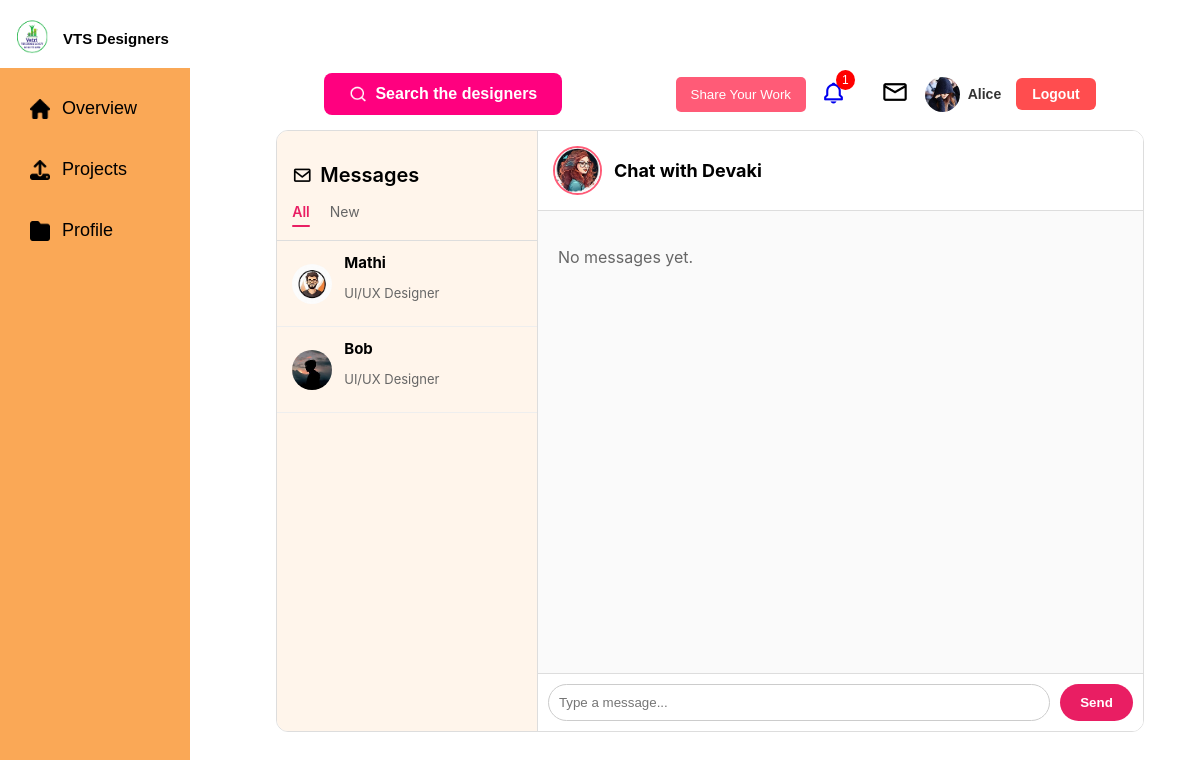
Page /messages/?user=1 (signed in) on the committed database.
### core/models.py (models this page shows)
class PythonUser(AbstractUser):
    location = models.CharField(max_length=100, blank=True)
    company_name = models.CharField(max_length=200, blank=True)
    occupation = models.CharField(max_length=100, blank=True)
    about_me = models.TextField(blank=True)
    followers = models.ManyToManyField('self', symmetrical=False, related_name='following', blank=True)
    profile_pic = models.ImageField(upload_to='profiles/', blank=True, null=True)
    projects_descriptions = models.TextField(blank=True)  # Combined summary
    custom_message = models.CharField(max_length=255, blank=True)
    hired_users = models.ManyToManyField('self', symmetrical=False, related_name='hired_by', blank=True)
    can_add_projects = models.BooleanField(default=True)  # For view-only users

### core/views.py (the view)
# urls.py: path('messages/', views.messages_view, name='messages'),
@login_required
def messages_view(request):
    user = request.user
    selected_user_id = request.GET.get('user')
    if request.method == "POST" and selected_user_id:
        content = request.POST.get("message")
        if content:
            receiver = get_object_or_404(PythonUser, id=selected_user_id)
            Message.objects.create(sender=user, receiver=receiver, content=content)
            return redirect(f"{request.path}?user={selected_user_id}")  # Refresh chat
    message_users = (
        Message.objects.filter(Q(sender=user) | Q(receiver=user))
        .values_list('sender', 'receiver')
    )
    unique_user_ids = set()
    for sender_id, receiver_id in message_users:
        other_user_id = sender_id if sender_id != user.id else receiver_id
        if other_user_id != user.id:
            unique_user_ids.add(other_user_id)
    conversation_list = []
    for other_user_id in unique_user_ids:
        other_user = PythonUser.objects.get(id=other_user_id)
        last_message = (
            Message.objects.filter(
                Q(sender=user, receiver=other_user) | Q(sender=other_user, receiver=user)
            )
            .order_by('-timestamp')
            .first()
        )
        conversation_list.append({
            'other_user': other_user,
            'last_message': last_message.content if last_message else ''
        })
    conversation_list = sorted(conversation_list, key=lambda x:
        Message.objects.filter(
            Q(sender=user, receiver=x['other_user']) | Q(sender=x['other_user'], receiver=user)
        ).aggregate(Max('timestamp'))['timestamp__max'], reverse=True
    )
    chat_messages = []
    selected_user = None
    if selected_user_id:
        selected_user = get_object_or_404(PythonUser, id=selected_user_id)
        chat_messages = Message.objects.filter(
            Q(sender=user, receiver=selected_user) | Q(sender=selected_user, receiver=user)
        ).order_by('timestamp')
    return render(request, 'core/messages.html', {
        'conversations': conversation_list,
        'chat_messages': chat_messages,
        'selected_user': selected_user,
    })

### core/context_processors.py (called while the page is built)
def notifications_context(request):
    if request.user.is_authenticated:
        recent_notifications = Notification.objects.filter(user=request.user).order_by('-created_at')[:5]
        notifications_count = recent_notifications.count()
        return {
            'recent_notifications': recent_notifications,
            'notifications_count': notifications_count
        }
    return {}

### core/templates/core/messages.html (shortened to what this page needs)
{% extends 'core/base.html' %}
{% load static %}
{% block content %}
<link rel="stylesheet" href="{% static 'css/messages.css' %}">
<div class="messages-wrapper">
    <div class="message-sidebar">
        <div class="sidebar-header">
            <h2><i class="bx bx-envelope"></i> Messages</h2>
            <div class="tabs">
                <span class="tab active">All</span>
                <span class="tab">New</span>
            </div>
        </div>
        <div class="message-list">
            {% for convo in conversations %}
            <a href="?user={{ convo.other_user.id }}"
                class="message-item {% if selected_user and convo.other_user.id == selected_user.id %}active{% endif %}">
                {% if convo.other_user.profile_pic %}
                <img src="{{ convo.other_user.profile_pic.url }}">
                {% else %}
                <img src="{% static 'images/default-avatar.png' %}">
                {% endif %}
                <div class="message-info">
                    <strong>{{ convo.other_user.username }}</strong>
                    <p class="user-role">{{ convo.other_user.role|default:"UI/UX Designer" }}</p>
                </div>
            </a>
            {% empty %}
            <p class="empty-msg">No messages yet.</p>
            {% endfor %}
        </div>
    </div>
    <div class="message-content">
        {% if selected_user %}
        <div class="chat-header">
            <img class="chat-header-avatar"
                src="{% if selected_user.profile_pic %}{{ selected_user.profile_pic.url }}{% else %}{% static 'images/default-avatar.png' %}{% endif %}"
                alt="{{ selected_user.username }}">
            <h3>Chat with {{ selected_user.username }}</h3>
        </div>
        <div class="chat-body">
            {% for msg in chat_messages %}
            <div class="chat-msg {% if msg.sender == request.user %}sent{% else %}received{% endif %}">
                <p>{{ msg.content }}</p>
                <span class="chat-time">{{ msg.timestamp|date:"H:i" }}</span>
            </div>
            {% empty %}
            <p>No messages yet.</p>
            {% endfor %}
        </div>
        <form method="POST" class="chat-input">
            <input type="text" name="message" placeholder="Type a message..." required>
            <button type="submit">Send</button>
        </form>
        {% endif %}
    </div>
</div>
{% endblock %}

### core/templates/core/base.html (shortened to what this page needs)
{% load static %}
<!DOCTYPE html>
<html>
<head>
    <link rel="stylesheet" href="{% static 'css/base.css' %}">
    <link href='https://unpkg.com/boxicons@2.1.4/css/boxicons.min.css' rel='stylesheet'>
    <link rel="stylesheet" href="https://cdnjs.cloudflare.com/ajax/libs/font-awesome/6.5.0/css/all.min.css">
</head>
<body class="{% block body_class %}{% endblock %}">
    <div class="layout">
        <div class="left-column" id="sidebar">
            <div class="logo-section">
                <div class="logo-text">
                    <img src="{% static 'images/logo.PNG' %}" alt="Logo">
                    <h2>VTS Designers</h2>
                </div>
            </div>
            <div class="sidebar">
                <ul>
                    <li class="{% if request.resolver_match.url_name == 'dashboard' %}active{% endif %}">
                        <a href="{% url 'dashboard' %}">
                            <img src="{% static 'images/home.png' %}" alt="Home" class="icon white-filter"> Overview
                        </a>
                    </li>
                    <li class="{% if request.resolver_match.url_name == 'project_create' %}active{% endif %}">
                        <a href="{% url 'project_create' %}">
                            <img src="{% static 'images/upload.png' %}" alt="Projects" class="icon white-filter">
                            Projects
                        </a>
                    </li>
                    <li class="{% if request.resolver_match.url_name == 'user_profile' %}active{% endif %}">
    <a href="{% url 'user_profile' %}">
        <img src="{% static 'images/folder.png' %}" alt="Profile" class="icon white-filter"> Profile
    </a>
</li>
                </ul>
            </div>
        </div>
        <div class="right-column">
            <div class="topbar">
                <form method="get" action="{% url 'search_users' %}" class="dashboard-search">
                    <button type="submit">
                        <img src="{% static 'images/searchicon.png' %}" alt="Search">
                        Search the designers
                    </button>
                </form>
                <div class="icons">
                    <button class="share-btn" onclick="window.location.href='{% url 'project_create' %}'">Share Your
                        Work</button>
                    <a href="#" class="icon-link notif" id="notif-btn">
                        <i class='bx bx-bell'></i><span class="badge">{{ notifications_count }}</span>
                    </a>
                    <a href="{% url 'messages' %}" class="icon-link"><img src="{% static 'images/Mail.png' %}"
                            alt="Messages"></a>
<a href="{% url 'user_profile' %}" class="profile-link">
    <img src="{% if request.user.profile_pic %}{{ request.user.profile_pic.url }}{% else %}{% static 'images/default-avatar.png' %}{% endif %}"
         class="profile-pic" alt="{{ request.user.username }}">
    <span class="profile-name">{{ request.user.username }}</span>
</a>
                    <form method="post" action="{% url 'logout' %}">
                        <button type="submit" class="logout-btn">Logout</button>
                    </form>
                </div>
            </div>
            <div class="content-wrapper">
                <div class="main-content">
                    {% block content %}{% endblock %}
                </div>
            </div>
        </div>
    </div>
</body>
</html>

### core/static/css/base.css (style rules this page uses)
body { font-family: "Outfit", sans-serif; }
.layout { display: flex; height: 100vh; font-family: Arial, sans-serif; }
.left-column { width: 220px; display: flex; flex-direction: column; }
.logo-section { background: #fff; padding: 10px; display: flex; align-items: center; gap: 10px; z-index: 2; width:20%; position:fixed; margin-left: -8px; }
.logo-text { display: flex; align-items: center; gap: 8px; }
.logo-text img { width: 40px; height: 40px; }
.logo-text h2 { font-size: 16px; margin: 0; font-weight: bold; white-space: nowrap; }
.logo-section img { width: 45px; height: 40px; }
.logo-section h2 { font-size: 15px; margin: 0; font-weight: bold; }
.sidebar { background: #FAA856; color: #fff; padding: 30px 20px; flex: 1; margin-top: 30px; position:fixed; width:200px; height:500px; margin-left: -8px; }
.sidebar ul { list-style: none; padding: 0; }
.sidebar ul li { margin: 20px 0; }
.sidebar ul li a { color: black; text-decoration: none; font-size: 18px; display: flex; align-items: center; gap: 12px; padding: 10px; }
.sidebar ul li a img { width:20px; height:20px; }
.right-column { flex: 1; display: flex; flex-direction: column; background: #fff; }
.topbar { display: flex; justify-content: space-between; align-items: center; gap: 20px; padding: 15px 10px; background: #fff; margin: 50px auto 0; width:80%; }
.dashboard-search button { display: flex; align-items: center; gap: 8px; background: #ff007f; color: #fff; font-weight: bold; border: none; padding: 12px 25px; border-radius: 8px; font-size: 16px; cursor: pointer; border-top-left-radius: 8px; }
.dashboard-search button img { width: 18px; height: 18px; }
.share-btn { background: #ff5b77; border: none; padding: 10px 15px; color: #fff; border-radius: 5px; cursor: pointer; }
.icons { display: flex; align-items: center; gap: 15px; }
.icons .badge { background: red; color: #fff; font-size: 12px; border-radius: 50%; padding: 3px 6px; position: relative; top: -20px; left: -10px; }
.icon-link img { width:30px; height:30px; }
.icon-link i { font-size: 25px; }
.profile-pic { width: 35px; height: 35px; border-radius: 50%; }
.main-content { flex:1; width:90%; margin: auto; }
.icon-link.notif i { text-decoration: none; border: none; display: inline-block; line-height: 1; }
.icon-link.notif { text-decoration: none; }
.icon-link.notif { position: relative; }
.logout-btn { background: #ff4d4f; color: #fff; border: none; padding: 8px 16px; border-radius: 6px; font-size: 14px; font-weight: 600; cursor: pointer; transition: background 0.3s ease, transform 0.2s ease; }
.profile-link { display: flex; align-items: center; gap: 8px; text-decoration: none; color: #333; font-weight: 600; }
.profile-name { font-size: 14px; color: #333; }
@media (min-width: 1199px) and (max-width: 1439px) { .sidebar { width:150px; height:100%; } }

### rows in the picture
PythonUser: profile_pic (picture), user.username "Alice"
PythonUser: other_user.profile_pic (picture), other_user.username "Mathi", other_user.role "UI/UX Designer"
PythonUser: other_user.profile_pic (picture), other_user.username "Bob", other_user.role "UI/UX Designer"
PythonUser: username "Devaki"

### other values in the picture
{{ notifications_count }} "1"
